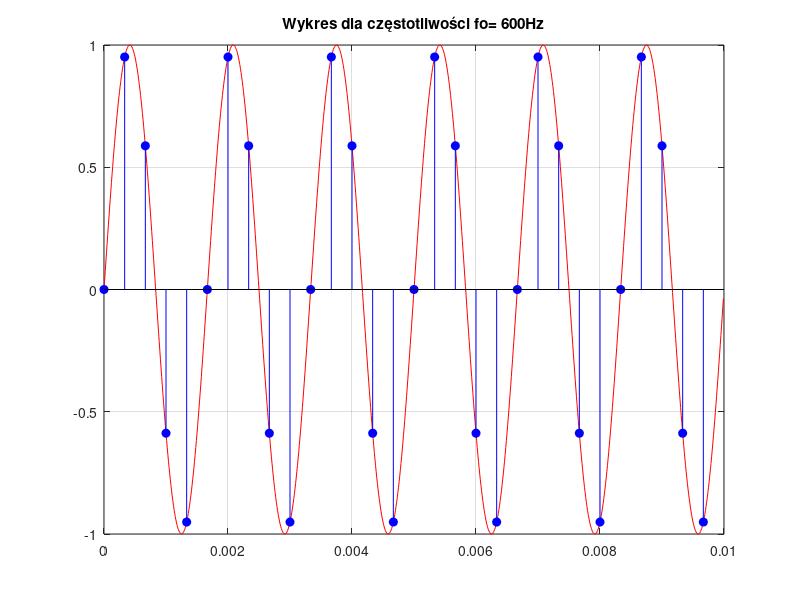
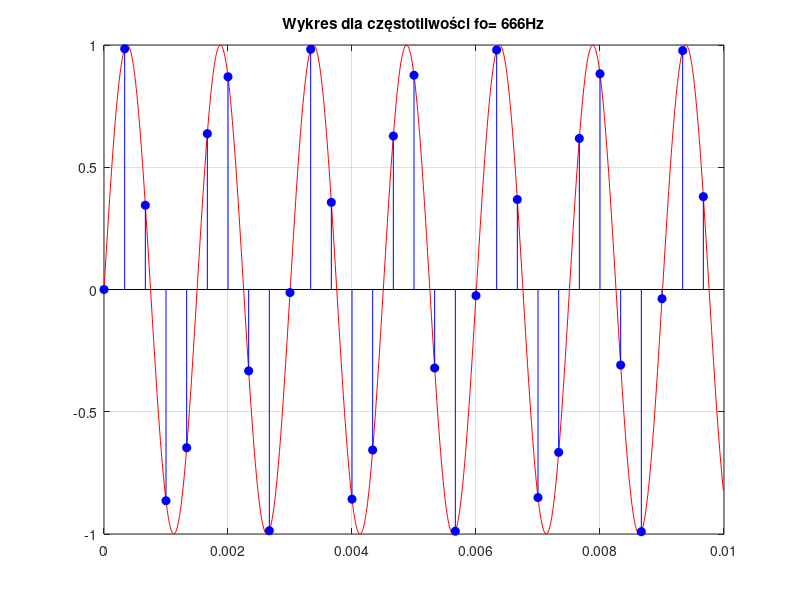

Here is the MATLAB script that generated these plots, in order:
%Sygnał analogowy i próbkowany


clc;
clear;
close all;



f0 = 600;
f0_2= 666;
fs = 3000;

N = 30;
n = 0:N-1;
to = 0;
ts = to + n/fs;

T = N/fs;
t = linspace(to,to+T,1e3+1);
t = t(1:end-1);

%sygnał dla fo = 600 Hz
sygnal_analogowy = sin(2*pi*f0*t);
sygnal_probkowany = sin(2*pi*f0*ts);

%sygnał dla fo = 666 Hz
sygnal_analogowy_2 = sin(2*pi*f0_2*t);
sygnal_probkowany_2 = sin(2*pi*f0_2*ts);
    
figure(1)
plot(t, sygnal_analogowy,'r-'); grid on; hold on;
stem(ts, sygnal_probkowany, 'bo','fill');
title("Wykres dla częstotliwości fo= 600Hz");

figure(2)
plot(t, sygnal_analogowy_2,'r-'); grid on; hold on;
stem(ts, sygnal_probkowany_2, 'bo','fill'); grid on; hold on;
title("Wykres dla częstotliwości fo= 666Hz");

